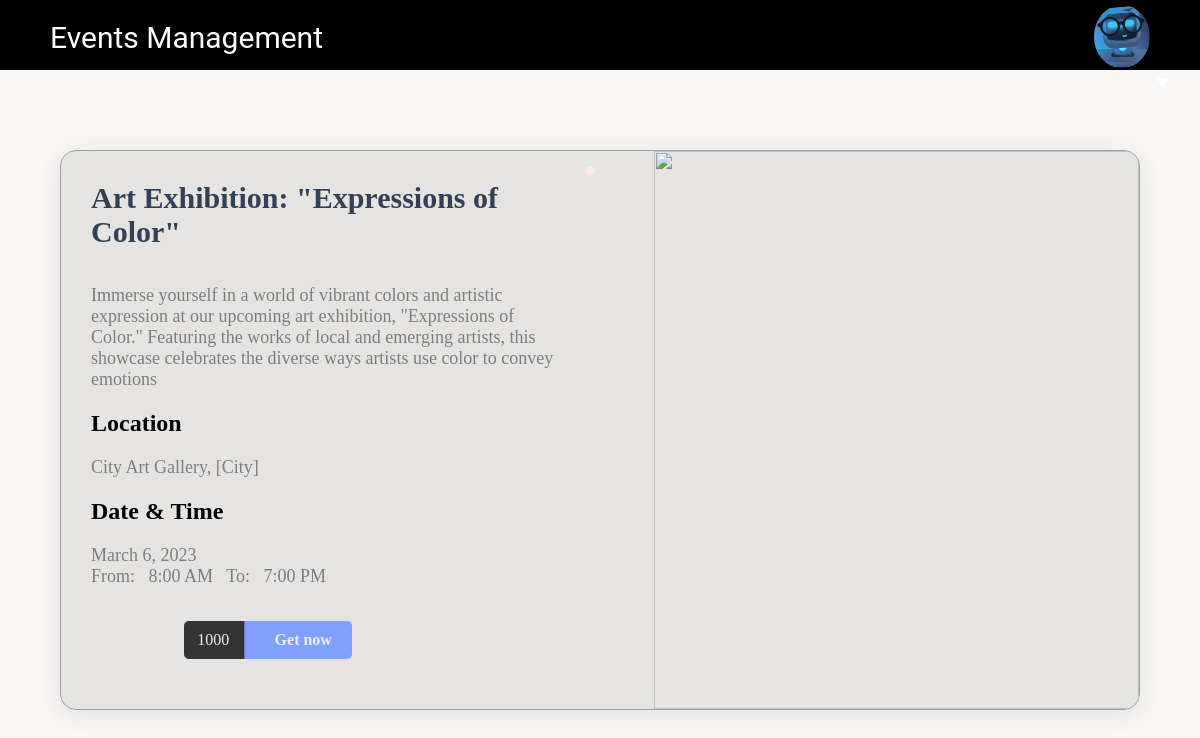
Screenshot of /Attendees/event.php?event=4 (signed in) with the database file from the repository.
### tables this page shows
CREATE TABLE `events` (
  `id` bigint(20) unsigned NOT NULL AUTO_INCREMENT,
  `name` varchar(255) NOT NULL,
  `description` varchar(255) DEFAULT NULL,
  `start_time` varchar(255) NOT NULL,
  `end_time` varchar(255) NOT NULL,
  `location` varchar(255) NOT NULL,
  `date` varchar(255) NOT NULL,
  `image` varchar(255) DEFAULT NULL,
  `pricing` double NOT NULL,
  `available_tickets` int(11) NOT NULL,
  `created_at` timestamp NOT NULL DEFAULT current_timestamp() ON UPDATE current_timestamp(),
  UNIQUE KEY `id` (`id`)
);

### helpers/DbHelpers.php (called while the page is built, shortened)
<?php
function GetRelativePath($path)
{
  $npath = str_replace('\\', '/', $path);
  return str_replace('DOCUMENT_ROOT', '', $npath);
}
require(GetRelativePath(dirname(__FILE__))."../../config/db.conf.php");
class DbHelpers {
  public $db;
  public function __construct($conn) {
    $this->db = $conn;
  }
  public function getSpecifics ($table, $id) {
    $result = mysqli_query($this->db, "SELECT * FROM $table WHERE id = '$id'");
    if ($result) {
      return $result;
    } else {
      return 'table not found';
    }
  }
}
$db_helpers = new DbHelpers($conn);
?>

### Attendees/event.php (the view, shortened to what this page needs)
<?php
    include_once('./topnav.php');
    include('../helpers/DbHelpers.php');
    $event = mysqli_fetch_assoc($db_helpers->getSpecifics('events', $_GET['event']));
    $date = new DateTime($event['date']);
?>
<head>
    <link rel="stylesheet" type="text/css" href="../public/css/events.css">
    <link rel="stylesheet" type="text/css" href="../public/css/styles.css">
</head>
<div id="container">
    <div class="product-details">
        <h1><?= $event['name']?></h1>
        <p class="information"><?= $event['description']?></p>
        <h2>Location</h2>
        <p class="information"><?= $event['location']?></p>
        <h2>Date & Time</h2>
        <p class="information">
            <?=  $date->format("F j, Y")?> <br>
            From: &nbsp; <?= date("g:i A", strtotime($event['start_time'])) ?> &nbsp; To: &nbsp; <?= date("g:i A", strtotime($event['end_time']))?>
        </p>
        <div class="control" id="openModal">
            <button class="btn" name="putAmount">
                <span class="price"><?=$event['pricing']?></span>
                <span class="buy">Get now</span>
            </button>
        </div>
    </div>
    <div class="product-image">
        <img src="https://images.unsplash.com/photo-1606830733744-0ad778449672?ixid=MXwxMjA3fDB8MHxzZWFyY2h8Mzl8fGNocmlzdG1hcyUyMHRyZWV8ZW58MHx8MHw%3D&ixlib=rb-1.2.1&auto=format&fit=crop&w=500&q=60" alt="">
    </div>
</div>

### public/css/styles.css (style rules this page uses)
body { background-color: rgb(249, 248, 246); opacity: 1; margin: auto; }

### public/css/events.css (style rules this page uses)
body { margin: auto; }
html { box-sizing: border-box; -webkit-font-smoothing: antialiased; }
#container { text-align: center; border-radius: 5px; overflow: hidden; margin: 5em auto; height: 70vh; width: 90%; background: rgba(161, 161, 161, 0.222); border-radius: 16px; box-shadow: 0 4px 30px rgba(0, 0, 0, 0.1); backdrop-filter: blur(9.1px); -webkit-backdrop-filter: blur(9.1px); border: 1px solid rgba(161, 161, 161, 1); }
.product-details { position: relative; text-align: left; overflow: hidden; padding: 30px; height: 100%; float: left; width: 50%; }
#container .product-details h1 { display: inline-block; position: relative; font-size: 30px; color: #344055; margin: 0; }
#container .product-details h1:before { position: absolute; content: ''; right: 0%; top: 0%; transform: translate(25px, -15px); font-family: 'Bree Serif', serif; display: inline-block; background: #ffe6e6; border-radius: 5px; font-size: 14px; padding: 5px; color: white; margin: 0; animation: chan-sh 6s ease infinite; }
#container .product-details > p { font-family: 'EB Garamond', serif; text-align: left; font-size: 18px; color: #7d7d7d; }
.control { position: absolute; bottom: 9%; left: 22.8%; }
.btn { transform: translateY(0px); transition: 0.3s linear; background: #809fff; border-radius: 5px; position: relative; overflow: hidden; cursor: pointer; outline: none; border: none; color: #eee; padding: 0; margin: 0; }
.btn span { font-family: 'Farsan', cursive; transition: transform 0.3s; display: inline-block; padding: 10px 20px; font-size: 1.2em; margin:0; }
.btn .price, .shopping-cart { background: #333; border: 0; margin: 0; }
.btn .price { transform: translateX(-10%); padding-right: 15px; }
.btn .buy { z-index: 3; font-weight: bolder; }
.product-image { transition: all 0.3s ease-out; display: inline-block; position: relative; overflow: hidden; height: 100%; float: right; width: 45%; display: inline-block; }
#container img { width: 100%;height: 100%; }

### rows the page displays
events: name "Art Exhibition: \"Expressions of Color\"", description "Immerse yourself in a world of vibrant colors and artistic expression at our upcoming art exhibition, \"Expressions of Color.\" Featuring the works of local and emerging artists, this showcase celebrates the diverse ways artists use color to convey emotions", location "City Art Gallery, [City]", date "March 6, 2023", start_time "8:00 AM", end_time "7:00 PM", pricing "1000"
